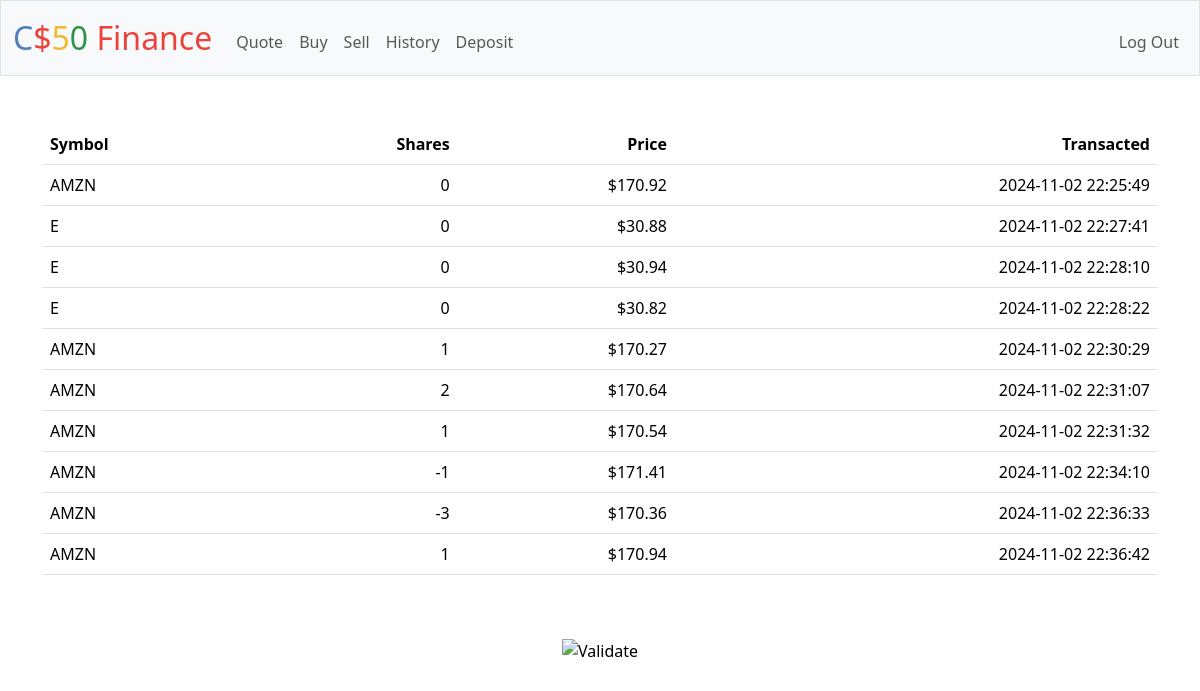
Screenshot of /history (signed in) with the database file from the repository.
### tables this page shows
CREATE TABLE transactions (
    id INTEGER PRIMARY KEY AUTOINCREMENT NOT NULL,
    user_id INTEGER NOT NULL,
    symbol TEXT NOT NULL,
    shares INTEGER NOT NULL,
    price NUMERIC NOT NULL,
    timestamp DATETIME DEFAULT CURRENT_TIMESTAMP,
    FOREIGN KEY (user_id) REFERENCES users(id)
);

### app.py (the view)
@app.route("/history")
@login_required
def history():
    user_id = session.get('user_id')
    history = db.execute("SELECT * FROM transactions WHERE user_id = ? ORDER BY timestamp", user_id)
    return render_template("history.html", history=history)

### app.py (called while the page is built)
@app.after_request
def after_request(response):
    response.headers["Cache-Control"] = "no-cache, no-store, must-revalidate"
    response.headers["Expires"] = 0
    response.headers["Pragma"] = "no-cache"
    return response

### helpers.py (called while the page is built)
def login_required(f):
    @wraps(f)
    def decorated_function(*args, **kwargs):
        if session.get("user_id") is None:
            return redirect("/login")
        return f(*args, **kwargs)
    return decorated_function

def usd(value):
    return f"${value:,.2f}"

### templates/history.html (shortened to what this page needs)
{% extends "layout.html" %}
{% block main %}
    <div>
        <table class="table">
            <thead>
                <tr>
                    <th class="text-start">Symbol</th>
                    <th class="text-end">Shares</th>
                    <th class="text-end">Price</th>
                    <th class="text-end">Transacted</th>
                </tr>
            </thead>
            <tbody>
                {% for item in history %}
                    <tr>
                        <td class="text-start">{{ item.symbol }}</td>
                        <td class="text-end">{{ item.shares }}</td>
                        <td class="text-end">{{ item.price | usd }}</td>
                        <td class="text-end">{{ item.timestamp }}</td>
                    </tr>
                {% endfor %}
            </tbody>
        </table>
    </div>
{% endblock %}

### rows the page displays
transactions: symbol "AMZN", shares "0", price "$170.92", timestamp "2024-11-02 22:25:49"
transactions: symbol "E", shares "0", price "$30.88", timestamp "2024-11-02 22:27:41"
transactions: symbol "E", shares "0", price "$30.94", timestamp "2024-11-02 22:28:10"
transactions: symbol "E", shares "0", price "$30.82", timestamp "2024-11-02 22:28:22"
transactions: symbol "AMZN", shares "1", price "$170.27", timestamp "2024-11-02 22:30:29"
transactions: symbol "AMZN", shares "2", price "$170.64", timestamp "2024-11-02 22:31:07"
transactions: symbol "AMZN", shares "1", price "$170.54", timestamp "2024-11-02 22:31:32"
transactions: symbol "AMZN", shares "-1", price "$171.41", timestamp "2024-11-02 22:34:10"
transactions: symbol "AMZN", shares "-3", price "$170.36", timestamp "2024-11-02 22:36:33"
transactions: symbol "AMZN", shares "1", price "$170.94", timestamp "2024-11-02 22:36:42"
